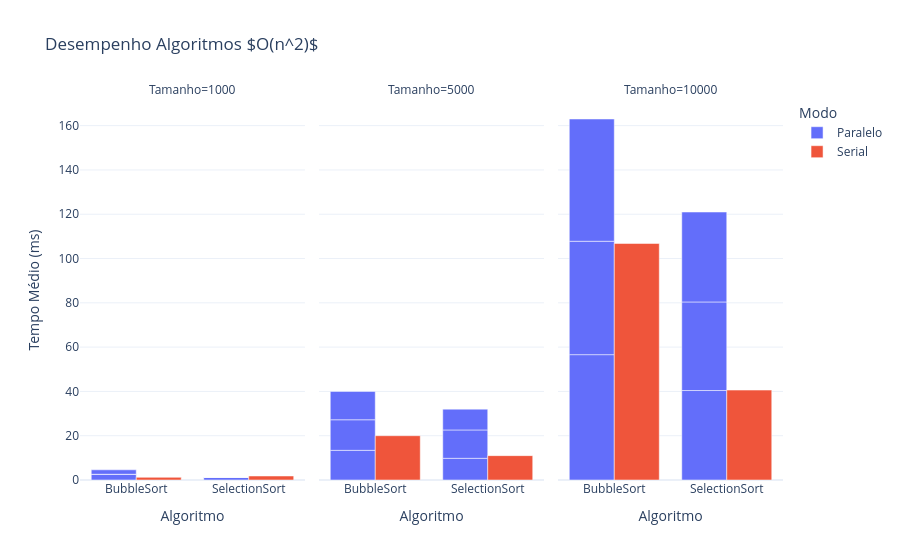
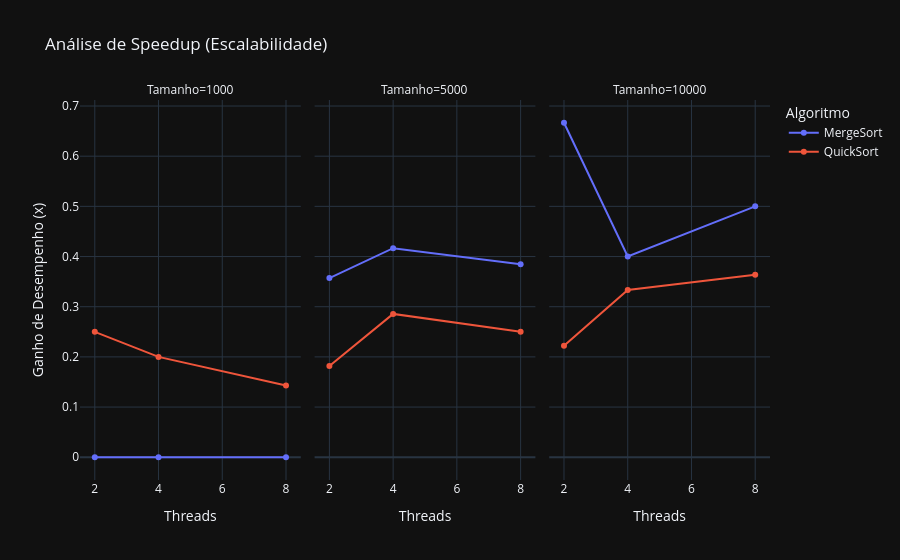
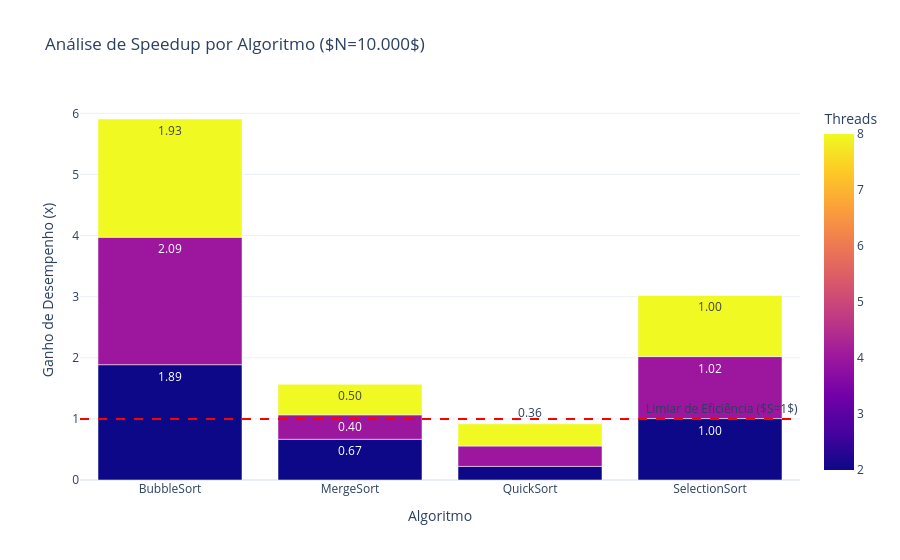

Write notebook code for charts like these, in order.
### Code cell
import pandas as pd
import plotly.express as px

df = pd.read_csv('resultados.csv')
df_mean = df.groupby(['Algoritmo', 'Tamanho', 'Modo', 'Threads']).mean().reset_index()

def calculate_speedup(row):
    serial_time = df_mean[(df_mean['Algoritmo'] == row['Algoritmo']) & 
                          (df_mean['Tamanho'] == row['Tamanho']) & 
                          (df_mean['Modo'] == 'Serial')]['TempoMS'].values[0]
    return serial_time / row['TempoMS'] if row['TempoMS'] > 0 else 0

df_parallel = df_mean[df_mean['Modo'] == 'Paralelo'].copy()
df_parallel['Speedup'] = df_parallel.apply(calculate_speedup, axis=1)

# --- GRÁFICO 1: Desempenho O(n²) ---
fig_slow = px.bar(df_mean[df_mean['Algoritmo'].isin(['BubbleSort', 'SelectionSort'])], 
                  x='Algoritmo', y='TempoMS', color='Modo', barmode='group',
                  facet_col='Tamanho', title='Desempenho Algoritmos $O(n^2)$',
                  labels={'TempoMS': 'Tempo Médio (ms)'}, template='plotly_white')
fig_slow.show()

# --- GRÁFICO 2: Escalabilidade O(n log n) ---
fig_fast = px.line(df_parallel[df_parallel['Algoritmo'].isin(['MergeSort', 'QuickSort'])], 
                   x='Threads', y='Speedup', color='Algoritmo', markers=True,
                   facet_col='Tamanho', title='Análise de Speedup (Escalabilidade)',
                   labels={'Speedup': 'Ganho de Desempenho (x)'}, template='plotly_dark')
fig_fast.show()

# --- GRÁFICO 3: Speedup Comparativo (N=10.000) ---
fig_speedup = px.bar(df_parallel[df_parallel['Tamanho'] == 10000], 
                     x='Algoritmo', y='Speedup', color='Threads', barmode='group',
                     title='Análise de Speedup por Algoritmo ($N=10.000$)',
                     labels={'Speedup': 'Ganho de Desempenho (x)'},
                     text_auto='.2f', template='plotly_white')
fig_speedup.add_hline(y=1, line_dash="dash", line_color="red", annotation_text="Limiar de Eficiência ($S=1$)")
fig_speedup.show()

# --- EXIBIÇÃO DOS DADOS ---
print("Amostra dos dados brutos (CSV):")
display(df.head(10))

### Figure 1 — Plotly figure (JSON) as saved in the notebook; plotly's stock layout.template omitted (floating-point values rounded to 4 significant figures)
{"data": [{"alignmentgroup": "True", "hovertemplate": "Modo=Paralelo<br>Tamanho=1000<br>Algoritmo=%{x}<br>Tempo Médio (ms)=%{y}<extra></extra>", "legendgroup": "Paralelo", "marker": {"color": "#636efa", "pattern": {"shape": ""}}, "name": "Paralelo", "offsetgroup": "Paralelo", "orientation": "v", "showlegend": true, "textposition": "auto", "type": "bar", "x": ["BubbleSort", "BubbleSort", "BubbleSort", "SelectionSort", "SelectionSort", "SelectionSort"], "xaxis": "x", "y": [2.6, 0.0, 2.0, 1.2, 0.0, 0.0], "yaxis": "y"}, {"alignmentgroup": "True", "hovertemplate": "Modo=Paralelo<br>Tamanho=5000<br>Algoritmo=%{x}<br>Tempo Médio (ms)=%{y}<extra></extra>", "legendgroup": "Paralelo", "marker": {"color": "#636efa", "pattern": {"shape": ""}}, "name": "Paralelo", "offsetgroup": "Paralelo", "orientation": "v", "showlegend": false, "textposition": "auto", "type": "bar", "x": ["BubbleSort", "BubbleSort", "BubbleSort", "SelectionSort", "SelectionSort", "SelectionSort"], "xaxis": "x2", "y": [13.4, 13.8, 12.8, 9.8, 12.8, 9.4], "yaxis": "y2"}, {"alignmentgroup": "True", "hovertemplate": "Modo=Paralelo<br>Tamanho=10000<br>Algoritmo=%{x}<br>Tempo Médio (ms)=%{y}<extra></extra>", "legendgroup": "Paralelo", "marker": {"color": "#636efa", "pattern": {"shape": ""}}, "name": "Paralelo", "offsetgroup": "Paralelo", "orientation": "v", "showlegend": false, "textposition": "auto", "type": "bar", "x": ["BubbleSort", "BubbleSort", "BubbleSort", "SelectionSort", "SelectionSort", "SelectionSort"], "xaxis": "x3", "y": [56.6, 51.2, 55.2, 40.4, 40.0, 40.6], "yaxis": "y3"}, {"alignmentgroup": "True", "hovertemplate": "Modo=Serial<br>Tamanho=1000<br>Algoritmo=%{x}<br>Tempo Médio (ms)=%{y}<extra></extra>", "legendgroup": "Serial", "marker": {"color": "#EF553B", "pattern": {"shape": ""}}, "name": "Serial", "offsetgroup": "Serial", "orientation": "v", "showlegend": true, "textposition": "auto", "type": "bar", "x": ["BubbleSort", "SelectionSort"], "xaxis": "x", "y": [1.2, 1.8], "yaxis": "y"}, {"alignmentgroup": "True", "hovertemplate": "Modo=Serial<br>Tamanho=5000<br>Algoritmo=%{x}<br>Tempo Médio (ms)=%{y}<extra></extra>", "legendgroup": "Serial", "marker": {"color": "#EF553B", "pattern": {"shape": ""}}, "name": "Serial", "offsetgroup": "Serial", "orientation": "v", "showlegend": false, "textposition": "auto", "type": "bar", "x": ["BubbleSort", "SelectionSort"], "xaxis": "x2", "y": [20.0, 11.0], "yaxis": "y2"}, {"alignmentgroup": "True", "hovertemplate": "Modo=Serial<br>Tamanho=10000<br>Algoritmo=%{x}<br>Tempo Médio (ms)=%{y}<extra></extra>", "legendgroup": "Serial", "marker": {"color": "#EF553B", "pattern": {"shape": ""}}, "name": "Serial", "offsetgroup": "Serial", "orientation": "v", "showlegend": false, "textposition": "auto", "type": "bar", "x": ["BubbleSort", "SelectionSort"], "xaxis": "x3", "y": [106.8, 40.6], "yaxis": "y3"}], "layout": {"annotations": [{"font": {}, "showarrow": false, "text": "Tamanho=1000", "x": 0.16, "xanchor": "center", "xref": "paper", "y": 1, "yanchor": "bottom", "yref": "paper"}, {"font": {}, "showarrow": false, "text": "Tamanho=5000", "x": 0.5, "xanchor": "center", "xref": "paper", "y": 1, "yanchor": "bottom", "yref": "paper"}, {"font": {}, "showarrow": false, "text": "Tamanho=10000", "x": 0.84, "xanchor": "center", "xref": "paper", "y": 1, "yanchor": "bottom", "yref": "paper"}], "barmode": "group", "legend": {"title": {"text": "Modo"}, "tracegroupgap": 0}, "title": {"text": "Desempenho Algoritmos $O(n^2)$"}, "xaxis": {"anchor": "y", "domain": [0, 0.32], "title": {"text": "Algoritmo"}}, "xaxis2": {"anchor": "y2", "domain": [0.34, 0.66], "matches": "x", "title": {"text": "Algoritmo"}}, "xaxis3": {"anchor": "y3", "domain": [0.68, 1.0], "matches": "x", "title": {"text": "Algoritmo"}}, "yaxis": {"anchor": "x", "domain": [0, 1], "title": {"text": "Tempo Médio (ms)"}}, "yaxis2": {"anchor": "x2", "domain": [0, 1], "matches": "y", "showticklabels": false}, "yaxis3": {"anchor": "x3", "domain": [0, 1], "matches": "y", "showticklabels": false}}}

### Figure 2 — Plotly figure (JSON) as saved in the notebook; plotly's stock layout.template omitted (floating-point values rounded to 4 significant figures)
{"data": [{"hovertemplate": "Algoritmo=MergeSort<br>Tamanho=1000<br>Threads=%{x}<br>Ganho de Desempenho (x)=%{y}<extra></extra>", "legendgroup": "MergeSort", "line": {"color": "#636efa", "dash": "solid"}, "marker": {"symbol": "circle"}, "mode": "lines+markers", "name": "MergeSort", "orientation": "v", "showlegend": true, "type": "scatter", "x": [2, 4, 8], "xaxis": "x", "y": [0.0, 0.0, 0.0], "yaxis": "y"}, {"hovertemplate": "Algoritmo=MergeSort<br>Tamanho=5000<br>Threads=%{x}<br>Ganho de Desempenho (x)=%{y}<extra></extra>", "legendgroup": "MergeSort", "line": {"color": "#636efa", "dash": "solid"}, "marker": {"symbol": "circle"}, "mode": "lines+markers", "name": "MergeSort", "orientation": "v", "showlegend": false, "type": "scatter", "x": [2, 4, 8], "xaxis": "x2", "y": [0.3571, 0.4167, 0.3846], "yaxis": "y2"}, {"hovertemplate": "Algoritmo=MergeSort<br>Tamanho=10000<br>Threads=%{x}<br>Ganho de Desempenho (x)=%{y}<extra></extra>", "legendgroup": "MergeSort", "line": {"color": "#636efa", "dash": "solid"}, "marker": {"symbol": "circle"}, "mode": "lines+markers", "name": "MergeSort", "orientation": "v", "showlegend": false, "type": "scatter", "x": [2, 4, 8], "xaxis": "x3", "y": [0.6667, 0.4, 0.5], "yaxis": "y3"}, {"hovertemplate": "Algoritmo=QuickSort<br>Tamanho=1000<br>Threads=%{x}<br>Ganho de Desempenho (x)=%{y}<extra></extra>", "legendgroup": "QuickSort", "line": {"color": "#EF553B", "dash": "solid"}, "marker": {"symbol": "circle"}, "mode": "lines+markers", "name": "QuickSort", "orientation": "v", "showlegend": true, "type": "scatter", "x": [2, 4, 8], "xaxis": "x", "y": [0.25, 0.2, 0.1429], "yaxis": "y"}, {"hovertemplate": "Algoritmo=QuickSort<br>Tamanho=5000<br>Threads=%{x}<br>Ganho de Desempenho (x)=%{y}<extra></extra>", "legendgroup": "QuickSort", "line": {"color": "#EF553B", "dash": "solid"}, "marker": {"symbol": "circle"}, "mode": "lines+markers", "name": "QuickSort", "orientation": "v", "showlegend": false, "type": "scatter", "x": [2, 4, 8], "xaxis": "x2", "y": [0.1818, 0.2857, 0.25], "yaxis": "y2"}, {"hovertemplate": "Algoritmo=QuickSort<br>Tamanho=10000<br>Threads=%{x}<br>Ganho de Desempenho (x)=%{y}<extra></extra>", "legendgroup": "QuickSort", "line": {"color": "#EF553B", "dash": "solid"}, "marker": {"symbol": "circle"}, "mode": "lines+markers", "name": "QuickSort", "orientation": "v", "showlegend": false, "type": "scatter", "x": [2, 4, 8], "xaxis": "x3", "y": [0.2222, 0.3333, 0.3636], "yaxis": "y3"}], "layout": {"annotations": [{"font": {}, "showarrow": false, "text": "Tamanho=1000", "x": 0.16, "xanchor": "center", "xref": "paper", "y": 1, "yanchor": "bottom", "yref": "paper"}, {"font": {}, "showarrow": false, "text": "Tamanho=5000", "x": 0.5, "xanchor": "center", "xref": "paper", "y": 1, "yanchor": "bottom", "yref": "paper"}, {"font": {}, "showarrow": false, "text": "Tamanho=10000", "x": 0.84, "xanchor": "center", "xref": "paper", "y": 1, "yanchor": "bottom", "yref": "paper"}], "legend": {"title": {"text": "Algoritmo"}, "tracegroupgap": 0}, "title": {"text": "Análise de Speedup (Escalabilidade)"}, "xaxis": {"anchor": "y", "domain": [0, 0.32], "title": {"text": "Threads"}}, "xaxis2": {"anchor": "y2", "domain": [0.34, 0.66], "matches": "x", "title": {"text": "Threads"}}, "xaxis3": {"anchor": "y3", "domain": [0.68, 1.0], "matches": "x", "title": {"text": "Threads"}}, "yaxis": {"anchor": "x", "domain": [0, 1], "title": {"text": "Ganho de Desempenho (x)"}}, "yaxis2": {"anchor": "x2", "domain": [0, 1], "matches": "y", "showticklabels": false}, "yaxis3": {"anchor": "x3", "domain": [0, 1], "matches": "y", "showticklabels": false}}}

### Figure 3 — Plotly figure (JSON) as saved in the notebook; plotly's stock layout.template omitted (floating-point values rounded to 4 significant figures)
{"data": [{"alignmentgroup": "True", "hovertemplate": "Algoritmo=%{x}<br>Ganho de Desempenho (x)=%{y}<br>Threads=%{marker.color}<extra></extra>", "legendgroup": "", "marker": {"color": [2, 4, 8, 2, 4, 8, 2, 4, 8, 2, 4, 8], "coloraxis": "coloraxis", "pattern": {"shape": ""}}, "name": "", "offsetgroup": "", "orientation": "v", "showlegend": false, "textposition": "auto", "texttemplate": "%{y:.2f}", "type": "bar", "x": ["BubbleSort", "BubbleSort", "BubbleSort", "MergeSort", "MergeSort", "MergeSort", "QuickSort", "QuickSort", "QuickSort", "SelectionSort", "SelectionSort", "SelectionSort"], "xaxis": "x", "y": [1.887, 2.086, 1.935, 0.6667, 0.4, 0.5, 0.2222, 0.3333, 0.3636, 1.005, 1.015, 1.0], "yaxis": "y"}], "layout": {"annotations": [{"showarrow": false, "text": "Limiar de Eficiência ($S=1$)", "x": 1, "xanchor": "right", "xref": "x domain", "y": 1, "yanchor": "bottom", "yref": "y"}], "barmode": "group", "coloraxis": {"colorbar": {"title": {"text": "Threads"}}, "colorscale": [[0, "#0d0887"], [0.1111, "#46039f"], [0.2222, "#7201a8"], [0.3333, "#9c179e"], [0.4444, "#bd3786"], [0.5556, "#d8576b"], [0.6667, "#ed7953"], [0.7778, "#fb9f3a"], [0.8889, "#fdca26"], [1, "#f0f921"]]}, "legend": {"tracegroupgap": 0}, "shapes": [{"line": {"color": "red", "dash": "dash"}, "type": "line", "x0": 0, "x1": 1, "xref": "x domain", "y0": 1, "y1": 1, "yref": "y"}], "title": {"text": "Análise de Speedup por Algoritmo ($N=10.000$)"}, "xaxis": {"anchor": "y", "domain": [0, 1], "title": {"text": "Algoritmo"}}, "yaxis": {"anchor": "x", "domain": [0, 1], "title": {"text": "Ganho de Desempenho (x)"}}}}
